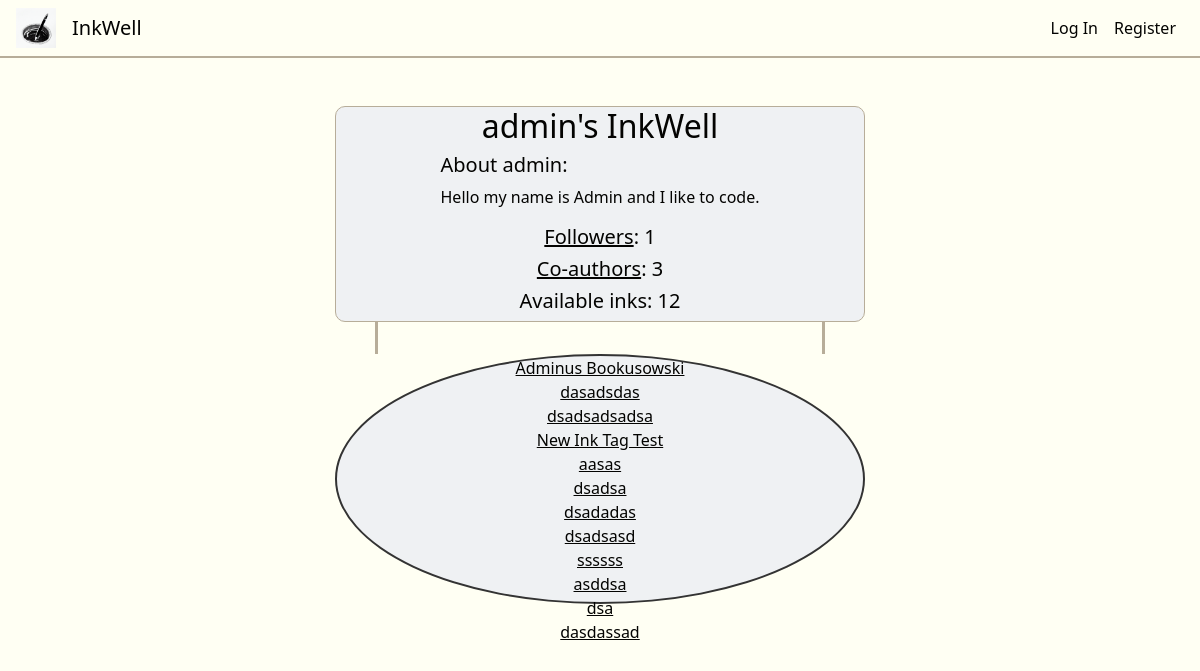
The app's page /well/admin with its own data.
### inkwell/models.py (models this page shows, shortened)
class User(AbstractUser):
    about = models.CharField(max_length=250, default="")
    profilePicture = models.ImageField(upload_to='', blank=True, null=True)
    @property
    def acceptedCoAuthorRequests(self): # Amount of accepted co-author requests the author got from other authors
        acar = Ink.objects.filter(inkOwner=self).exclude(coAuthors=None).values_list('coAuthors', flat=True)
        return acar.count()
    @property
    def followers(self):
        f = Follow.objects.filter(followee=self)
        return f.count()
    def __str__(self):
        return f"{self.username}"

class Ink(models.Model):
    wellOrigin = models.ForeignKey(Well, on_delete=models.CASCADE, related_name="well_pk", default="")
    inkOwner = models.ForeignKey(User, on_delete=models.CASCADE, related_name="ink_owner", default="")
    coAuthors = models.ManyToManyField(User, related_name="CoAuthors", blank=True)
    privateStatus = models.BooleanField(default=False)
    updateStatus = models.BooleanField(default=False) # If the Ink is edited at least once, this changes to true
    ink_following = models.ManyToManyField(User, related_name="ink_following", blank=True)
    tags = models.ManyToManyField(Tag, related_name="tags", blank=True)
    description = models.CharField(max_length=500, default="")
    title = models.CharField(max_length=64, default="")
    views = models.PositiveBigIntegerField(default=0)
    creation_date = models.DateTimeField(default=timezone.now, editable=False)

### inkwell/views.py (the view)
# urls.py: path('well/<str:username>', views.well, name='well'),
def well(request, username):
    followCheck = False
    wellOwner = User.objects.get(username=username)
    if request.user.is_authenticated:
        current_user = User.objects.get(pk=request.user.pk)
        if Follow.objects.filter(follower=current_user, followee=wellOwner):
            followCheck = True
    inks = Ink.objects.filter(inkOwner=wellOwner.pk)
    followers = wellOwner.followers
    co_authors = wellOwner.acceptedCoAuthorRequests
    return render(request, "inkwell/well.html", {
        "wellOwner": wellOwner,
        "inks": inks,
        "followers": followers,
        "ink_number": len(inks),
        "coAuthors": co_authors,
        "followCheck": followCheck,
        "title": f"{wellOwner}'s InkWell"
    })

### inkwell/templates/inkwell/well.html (shortened to what this page needs)
{% extends "inkwell/layout.html" %}
{% block body %}
<div class="well-col disFdirColAliCen mt-5">
    <div class="well-banner disFdirColAliCen">
        <h2 class="text-center" id="well-username" data-name="{{ wellOwner }}">{{ wellOwner }}'s InkWell</h2>
        <div class="profileAboutMe">
            <h5>About {{ wellOwner }}:</h5>
            <p>{{ wellOwner.about }}</p>
        </div>
        <h5><a href="{% url 'followers' username=wellOwner %}">Followers</a>: {{ followers }}</h5>
        <h5><a href="{% url 'coauthors' username=wellOwner %}">Co-authors</a>: {{ coAuthors }}</h5>
        <h5>Available inks: {{ ink_number }}</h5>
    </div>
    <div class="wellUnderBanner disFdirColAliCen">
        <div class="buttonsWellUnderBanner">
        </div>
    </div>
    <div class="well" id="well">
        <div class="inksInWell disFdirColAliCen">
            {% for ink in inks %}
                <a href="{% url 'ink_view' inkID=ink.id %}">{{ink.title}}</a>
            {% endfor %}
        </div>
    </div>
</div>
{% endblock %}

### inkwell/static/inkwell/styles.css (style rules this page uses)
:root { --black: #020202ff; --dark-green: #0d2818ff; --pakistan-green: #04471cff; --sea-green: #058c42ff; --malachite: #16db65ff; --coquelicot: #f15025ff; --white: #ffffffff; --platinum: #e6e8e6ff; --timberwolf: #ced0ceff; --eerie-black: #191919ff; --gunmetal: #223843ff; --antiflash-white: #eff1f3ff; --timberwolf: #dbd3d8ff; --desert-sand: #d8b4a0ff; --burnt-sienna: #d77a61ff; --baby-powder: #fdfffcff; --lapis-lazuli: #235789ff; --fire-engine-red: #c1292eff; --school-bus-yellow: #f1d302ff; --raisin-black: #161925ff; --khaki: #b7ad99ff; --folly: #ff4365ff; --black: #030301ff; --turquoise: #00d9c0ff; --ivory: #fffff3ff; --primary-color: var(--antiflash-white); --secondary-color: var(--ivory); --background-color: var(--ivory); --text-color: var(--black); --border-color: var(--khaki); }
p, a, h1, h2, h3, h4, h5, span { color: var(--text-color); }
body { background-color: var(--background-color); margin: 0; z-index: 0; }
.disFdirColAliCen { display: flex; flex-direction: column; align-items: center; }
@media (min-width: 531px) { .well-banner, .well { width: 530px; } }
@media (min-width: 531px) { .wellUnderBanner { width: 450px; } }
.well-col { width: auto; }
.well-banner { height: auto; border: 1.5px var(--border-color) solid; background-color: var(--primary-color); border-radius: 10px; }
.wellUnderBanner { height: auto; border-left: 3px var(--border-color) solid; border-right: 3px var(--border-color) solid; }
.buttonsWellUnderBanner { padding: 1rem; }
.well { height: 250px; border: 2px solid #333; border-radius: 50%; background-color: var(--primary-color); }

### records on screen
User: username "admin", about "Hello my name is Admin and I like to code."
Ink: title "Adminus Bookusowski"
Ink: title "dasadsdas"
Ink: title "dsadsadsadsa"
Ink: title "New Ink Tag Test"
Ink: title "aasas"
Ink: title "dsadsa"
Ink: title "dsadadas"
Ink: title "dsadsasd"
Ink: title "ssssss"
Ink: title "asddsa"
Ink: title "dsa"
Ink: title "dasdassad"

### other values on screen
{{ followers }} "1"
{{ coAuthors }} "3"
{{ ink_number }} "12"
